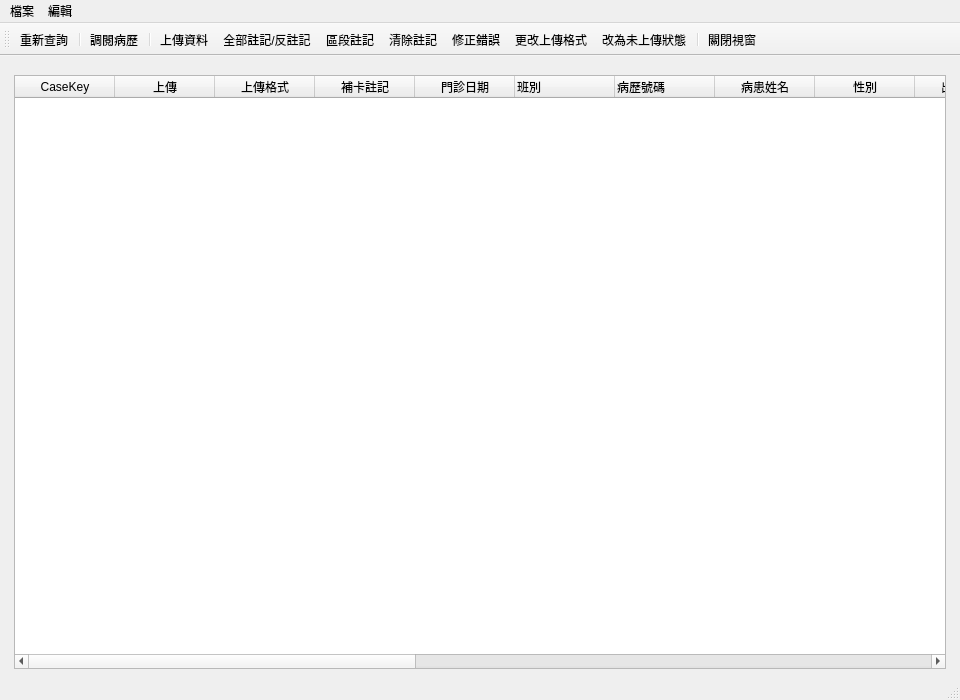
<?xml version="1.0" encoding="UTF-8"?>
<ui version="4.0">
 <class>ICRecordWindow</class>
 <widget class="QMainWindow" name="ICRecordWindow">
  <property name="geometry">
   <rect>
    <x>0</x>
    <y>0</y>
    <width>960</width>
    <height>700</height>
   </rect>
  </property>
  <property name="windowTitle">
   <string>健保IC卡資料上傳</string>
  </property>
  <property name="toolButtonStyle">
   <enum>Qt::ToolButtonTextUnderIcon</enum>
  </property>
  <widget class="QWidget" name="centralwidget">
   <layout class="QVBoxLayout" name="verticalLayout_2">
    <item>
     <layout class="QVBoxLayout" name="verticalLayout" stretch="0">
      <property name="leftMargin">
       <number>5</number>
      </property>
      <property name="topMargin">
       <number>10</number>
      </property>
      <property name="rightMargin">
       <number>5</number>
      </property>
      <item>
       <widget class="QTableWidget" name="tableWidget_ic_record">
        <property name="editTriggers">
         <set>QAbstractItemView::NoEditTriggers</set>
        </property>
        <property name="selectionMode">
         <enum>QAbstractItemView::SingleSelection</enum>
        </property>
        <property name="selectionBehavior">
         <enum>QAbstractItemView::SelectRows</enum>
        </property>
        <column>
         <property name="text">
          <string>CaseKey</string>
         </property>
        </column>
        <column>
         <property name="text">
          <string>上傳</string>
         </property>
        </column>
        <column>
         <property name="text">
          <string>上傳格式</string>
         </property>
        </column>
        <column>
         <property name="text">
          <string>補卡註記</string>
         </property>
        </column>
        <column>
         <property name="text">
          <string>門診日期</string>
         </property>
        </column>
        <column>
         <property name="text">
          <string>班別</string>
         </property>
         <property name="textAlignment">
          <set>AlignLeading|AlignVCenter</set>
         </property>
        </column>
        <column>
         <property name="text">
          <string>病歷號碼</string>
         </property>
         <property name="textAlignment">
          <set>AlignLeading|AlignVCenter</set>
         </property>
        </column>
        <column>
         <property name="text">
          <string>病患姓名</string>
         </property>
        </column>
        <column>
         <property name="text">
          <string>性別</string>
         </property>
        </column>
        <column>
         <property name="text">
          <string>出生日期</string>
         </property>
        </column>
        <column>
         <property name="text">
          <string>門診</string>
         </property>
        </column>
        <column>
         <property name="text">
          <string>負擔類別</string>
         </property>
        </column>
        <column>
         <property name="text">
          <string>就醫類別</string>
         </property>
        </column>
        <column>
         <property name="text">
          <string>卡序</string>
         </property>
        </column>
        <column>
         <property name="text">
          <string>療程</string>
         </property>
        </column>
        <column>
         <property name="text">
          <string>給藥</string>
         </property>
        </column>
        <column>
         <property name="text">
          <string>主治醫師</string>
         </property>
        </column>
        <column>
         <property name="text">
          <string>錯誤訊息</string>
         </property>
        </column>
        <column>
         <property name="text">
          <string>上傳日期時間</string>
         </property>
        </column>
        <column>
         <property name="text">
          <string>院所代號</string>
         </property>
        </column>
        <column>
         <property name="text">
          <string>就醫識別碼</string>
         </property>
        </column>
       </widget>
      </item>
     </layout>
    </item>
   </layout>
  </widget>
  <widget class="QMenuBar" name="menubar">
   <property name="geometry">
    <rect>
     <x>0</x>
     <y>0</y>
     <width>960</width>
     <height>32</height>
    </rect>
   </property>
   <widget class="QMenu" name="menu">
    <property name="title">
     <string>檔案</string>
    </property>
    <addaction name="action_create_ic_upload_xml_2"/>
   </widget>
   <widget class="QMenu" name="menu_2">
    <property name="title">
     <string>編輯</string>
    </property>
   </widget>
   <addaction name="menu"/>
   <addaction name="menu_2"/>
  </widget>
  <widget class="QStatusBar" name="statusbar"/>
  <widget class="QToolBar" name="toolBar">
   <property name="palette">
    <palette>
     <active/>
     <inactive/>
     <disabled/>
    </palette>
   </property>
   <property name="windowTitle">
    <string>toolBar</string>
   </property>
   <property name="toolButtonStyle">
    <enum>Qt::ToolButtonTextUnderIcon</enum>
   </property>
   <attribute name="toolBarArea">
    <enum>TopToolBarArea</enum>
   </attribute>
   <attribute name="toolBarBreak">
    <bool>false</bool>
   </attribute>
   <addaction name="action_requery"/>
   <addaction name="separator"/>
   <addaction name="action_open_record"/>
   <addaction name="separator"/>
   <addaction name="action_upload_file"/>
   <addaction name="action_set_remark"/>
   <addaction name="action_section_remark"/>
   <addaction name="action_clear_remark"/>
   <addaction name="action_correct_errors"/>
   <addaction name="action_edit_upload_type"/>
   <addaction name="action_set_unupload_mode"/>
   <addaction name="separator"/>
   <addaction name="action_close"/>
  </widget>
  <action name="action_open_record">
   <property name="icon">
    <iconset>
     <normaloff>../icons/document-open.svg</normaloff>../icons/document-open.svg</iconset>
   </property>
   <property name="text">
    <string>調閱病歷</string>
   </property>
   <property name="toolTip">
    <string>調閱病歷</string>
   </property>
  </action>
  <action name="action_requery">
   <property name="icon">
    <iconset>
     <normaloff>../icons/reload.svg</normaloff>../icons/reload.svg</iconset>
   </property>
   <property name="text">
    <string>重新查詢</string>
   </property>
   <property name="toolTip">
    <string>重新查詢病歷</string>
   </property>
  </action>
  <action name="action_close">
   <property name="icon">
    <iconset>
     <normaloff>../icons/application-exit.svg</normaloff>../icons/application-exit.svg</iconset>
   </property>
   <property name="text">
    <string>關閉視窗</string>
   </property>
  </action>
  <action name="action_upload_file">
   <property name="icon">
    <iconset>
     <normaloff>../icons/gnome-stock-mail-snd.svg</normaloff>../icons/gnome-stock-mail-snd.svg</iconset>
   </property>
   <property name="text">
    <string>上傳資料</string>
   </property>
  </action>
  <action name="action_correct_errors">
   <property name="icon">
    <iconset>
     <normaloff>../icons/applications-utilities.png</normaloff>../icons/applications-utilities.png</iconset>
   </property>
   <property name="text">
    <string>修正錯誤</string>
   </property>
  </action>
  <action name="action_set_remark">
   <property name="icon">
    <iconset>
     <normaloff>../icons/non-starred.png</normaloff>../icons/non-starred.png</iconset>
   </property>
   <property name="text">
    <string>全部註記/反註記</string>
   </property>
   <property name="toolTip">
    <string>全部註記/反註記</string>
   </property>
   <property name="shortcut">
    <string>F8</string>
   </property>
  </action>
  <action name="action_edit_upload_type">
   <property name="icon">
    <iconset>
     <normaloff>../icons/accessories-text-editor.png</normaloff>../icons/accessories-text-editor.png</iconset>
   </property>
   <property name="text">
    <string>更改上傳格式</string>
   </property>
   <property name="toolTip">
    <string>更改上傳格式</string>
   </property>
  </action>
  <action name="action_create_ic_upload_xml_2">
   <property name="icon">
    <iconset>
     <normaloff>../icons/gtk-save.svg</normaloff>../icons/gtk-save.svg</iconset>
   </property>
   <property name="text">
    <string>IC卡上傳格式2.0預檢</string>
   </property>
   <property name="toolTip">
    <string>產生上傳格式2.0</string>
   </property>
  </action>
  <action name="action_set_unupload_mode">
   <property name="icon">
    <iconset>
     <normaloff>../icons/gtk-refresh.svg</normaloff>../icons/gtk-refresh.svg</iconset>
   </property>
   <property name="text">
    <string>改為未上傳狀態</string>
   </property>
   <property name="toolTip">
    <string>改為未上傳狀態</string>
   </property>
  </action>
  <action name="action_section_remark">
   <property name="icon">
    <iconset>
     <normaloff>../icons/go-jump.png</normaloff>../icons/go-jump.png</iconset>
   </property>
   <property name="text">
    <string>區段註記</string>
   </property>
   <property name="toolTip">
    <string>區段註記</string>
   </property>
  </action>
  <action name="action_clear_remark">
   <property name="icon">
    <iconset>
     <normaloff>../icons/editclear.svg</normaloff>../icons/editclear.svg</iconset>
   </property>
   <property name="text">
    <string>清除註記</string>
   </property>
   <property name="toolTip">
    <string>清除註記</string>
   </property>
   <property name="shortcut">
    <string>F7</string>
   </property>
  </action>
 </widget>
 <resources/>
 <connections/>
 <slots>
  <slot>pushButtonQueryClicked()</slot>
  <slot>pushButtonRequeryClicked()</slot>
  <slot>tableWidgetCellDoubleClicked()</slot>
  <slot>actionOpenCaseTriggered()</slot>
  <slot>actionDeleteCaseTriggered()</slot>
  <slot>actionPrintPresTriggered()</slot>
 </slots>
</ui>
